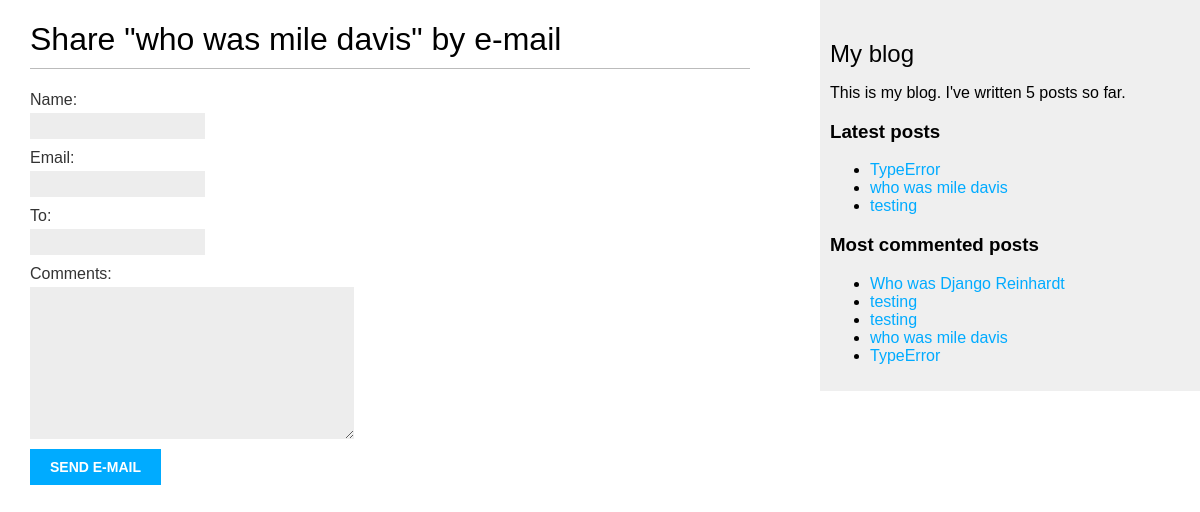
/blog/5/share/, run on an earlier commit of the app's database.
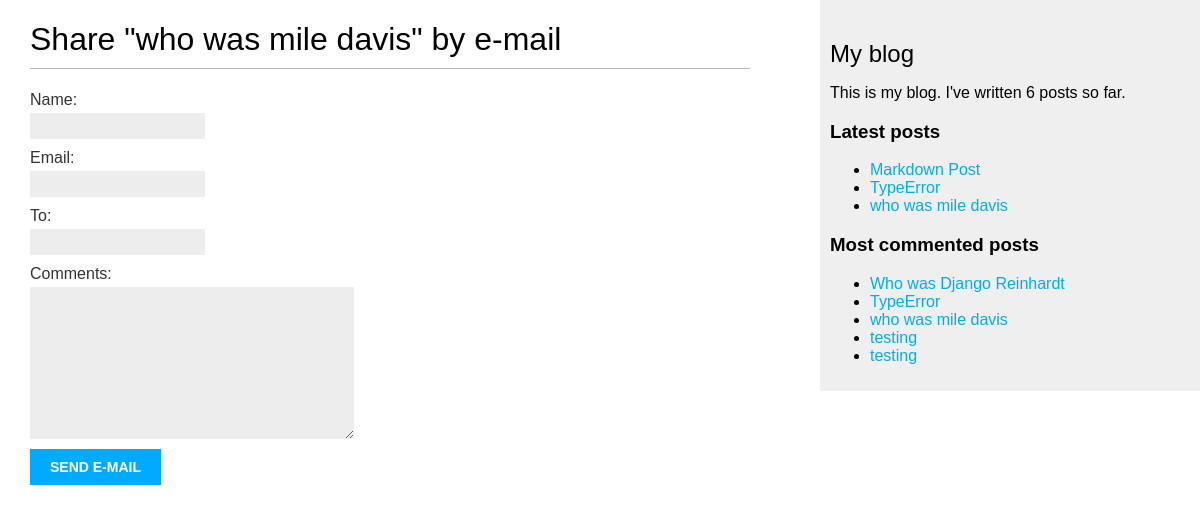
And on a later commit of the database.
### blog/models.py (models this page shows, shortened)
class Post(models.Model):
    class Status(models.TextChoices):
        DRAFT = 'DF', 'Draft'
        PUBLISHED = 'PB', 'Published'
    title = models.CharField(max_length=250)
    slug = models.SlugField(max_length=250, unique_for_date='publish')
    author = models.ForeignKey(User, on_delete=models.CASCADE, related_name='blog_posts')
    body = models.TextField()
    tags = TaggableManager()
    publish = models.DateTimeField(default=timezone.now)
    created = models.DateTimeField(auto_now_add=True)
    updated = models.DateTimeField(auto_now=True)
    status = models.CharField(max_length=2, choices=Status.choices, default=Status.DRAFT)
    objects = models.Manager()
    published = PublishedManager()
    class Meta:
        ordering = ['-publish']
        indexes = [
            models.Index(fields=['-publish']),
        ]
    def get_absolute_url(self):
        return reverse("blog:post_detail", args=[self.publish.year,
                                        self.publish.month,
                                        self.publish.day,
                                        self.slug])

### blog/views.py (the view)
# urls.py: path('<int:post_id>/share/', views.post_share, name='post_share'),
def post_share(request, post_id):
    post = get_object_or_404(Post, id=post_id, status=Post.Status.PUBLISHED)
    sent = False
    if request.method == "POST":
        form = EmailPostForm(request.POST)
        if form.is_valid():
            cd = form.cleaned_data
            post_url = request.build_absolute_uri(post.get_absolute_url())
            subject = cd['name'] + " recommends you read " + post.title
            message = "Read " + post.title + " at " + post_url + "\n\n" + cd['name'] + "'s comments: " + cd['comments']
            send_mail(subject, message, 'seu7.tech@gmail.com', [cd['to']])
            sent = True
    else:
        form = EmailPostForm()
    return render(request, 'blog/post/share.html', {'post': post,'form': form, 'sent': sent,})

### blog/forms.py
class EmailPostForm(forms.Form):
    name = forms.CharField(max_length=25)
    email = forms.EmailField()
    to = forms.EmailField()
    comments = forms.CharField(required=False, widget=forms.Textarea)

### blog/models.py (called while the page is built)
    def get_queryset(self):
        return super().get_queryset().filter(status=Post.Status.PUBLISHED)

### blog/templatetags/blog_tags.py (called while the page is built)
@register.simple_tag
def total_posts():
    return Post.published.count()

@register.inclusion_tag('blog/post/latest_posts.html')
def show_latest_posts(count=5):
    latest_posts = Post.published.order_by('-publish')[:count]
    return {'latest_posts': latest_posts}

@register.simple_tag
def get_most_commented_posts(count=5):
   return Post.published.annotate(total_comments=Count('comments')).order_by('-total_comments')[:count]

### blog/templates/blog/post/share.html (shortened to what this page needs)
{% extends "blog/base.html" %}
{% block content %}
    {% if sent %}
        <h1>E-mail successfully sent</h1>
        <p>
        "{{ post.title }}" was successfully sent to {{ form.cleaned_data.to }}.
        </p>
    {% else %}
        <h1>Share "{{ post.title }}" by e-mail</h1>
        <form method="post">
            {{ form.as_p }}
            <input type="submit" value="Send e-mail">
       </form>
    {% endif %}
{% endblock %}

### blog/templates/blog/base.html (shortened to what this page needs)
{% load blog_tags %}
{% load static %}
<!DOCTYPE html>
<html>
    <head>
        <link href="{% static "css/blog.css" %}" rel="stylesheet">
    </head>
    <body>
        <div id="content">
            {% block content %}
            {% endblock %}
        </div>
        <div id="sidebar">
            <h2>My blog</h2>
            <p>This is my blog.
            I've written {% total_posts %} posts so far.</p>
            <h3>Latest posts</h3>
            {% show_latest_posts 3 %}
            <h3>Most commented posts</h3>
            {% get_most_commented_posts as most_commented_posts %}
            <ul>
            {% for post in most_commented_posts %}
            <li>
            <a href="{{ post.get_absolute_url }}">{{ post.title }}</a>
            </li>
            {% endfor %}
        </div>
    </body>
</html>

### blog/templates/blog/post/latest_posts.html
<ul>
    {% for post in latest_posts %}
    <li>
    <a href="{{ post.get_absolute_url }}">{{ post.title }}</a>
    </li>
    {% endfor %}
</ul>

What changed in the data, as far as the page shows it:
no longer on one of the page's lists (row unchanged): Post: title "testing"
shown differently, row unchanged: Post "who was mile davis": moves up the list
added Post: title "Markdown Post", shown under "Latest posts"
shown differently, row unchanged: Post "TypeError": moves up the list
Also different on the page:
text no longer shown: "5"
text now shown: "6"
